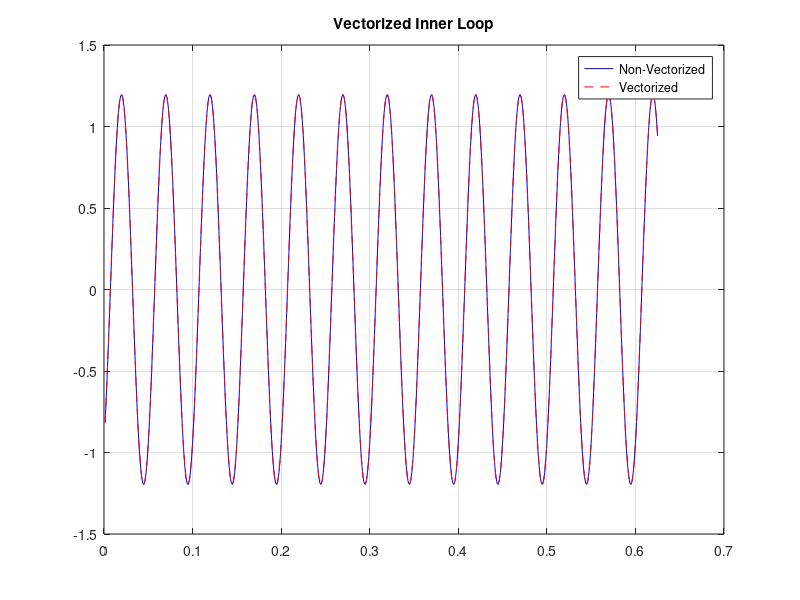

Recreate this plot in MATLAB. (Note: this script raises an error after producing the figure.)
%% ECE 2026 - Lab 02 - Spring 2020
%
% Notes:
%
% SPF-toolbox is needed for the first 2 sections. The download and
% directions are on t-square, and the desktops in lab should have it
% installed already.

%% 3.2 Vectorization 

% Here is the unmodified code whose inner loop needs to be vectorized.

%--- make a plot of sum of cosines
dt = 1/800;
XX = rand(1,3).*exp(2i*pi*rand(1,3)); %--Random amplitude and phases
freq = 20;
ccsum = zeros(1,500);
for kx = 1:length(XX)
    for kt = 1:500
        t = kt*dt;
        Ak = abs(XX(kx));
        phik = angle(XX(kx));
        ccsum(kt) = ccsum(kt) + Ak*cos(2*pi*freq*t + phik);
        tt(kt) = t;
    end
end
plot(tt,ccsum, 'b-') %-- Plot the sum sinusoid
title('Non-Vectorized Inner Loop')
grid on; zoom on; shg; hold on
%%
% Here starts the code with the inner loop vectorized
% Please run previous section first

ccsum = zeros(1,500);
for kx = 1:length(XX)
%Your code starts here
    kt=1:500
    ccsum = ccsum + abs(XX(kx))*cos(2*pi*freq*kt*dt + angle(XX(kx)));
end
plot(tt,ccsum, 'r--') %-- Plot the sum sinusoid
title('Vectorized Inner Loop')
legend('Non-Vectorized', 'Vectorized')
grid on; zoom on; shg; hold off

%% 3.3 M-File to Generate One Sinusoid

% Please finish the makeCosVals.m first

% Testing the function 
mySig.freq = 3; %-- (in hertz)
mySig.complexAmp = 4*exp(1i*pi/6);
dur = 3;
start = -1;
dt = 1/(32*mySig.freq);
mySigWithVals = makeCosVals( mySig, dur, start, dt);
%plotting code goes here


%% 3.4  Sinusoidal Synthesis with an M-file: Different Frequencies

% 3.4.1

% Please finish the addCosVals.m first

% Testing the function
ss(1).freq = 21; ss(1).complexAmp = exp(1i*pi/4);
ss(2).freq = 15; ss(2).complexAmp = 2i;
ss(3).freq = 9; ss(3).complexAmp = -4;
dur = 1;
tstart = -0.5;
dt = 1/(21*32); %-- use the highest frequency to define delta_t
ssOut = addCosVals(ss, dur, tstart, dt);
%plotting code goes here
plot(ssOut.times, ssOut.values) %Comment out this line if you meet error running previous sections




